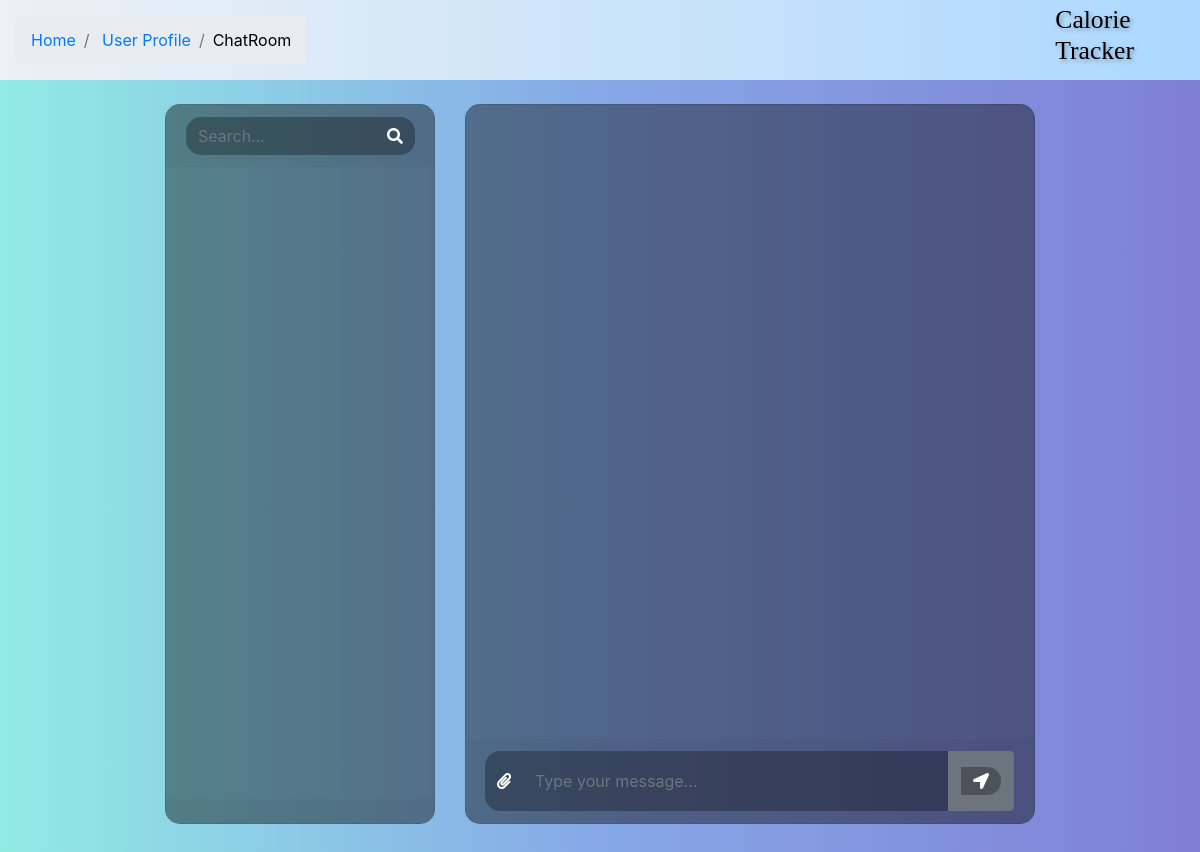
The page /messages_page/ (signed in) on the database as committed earlier.
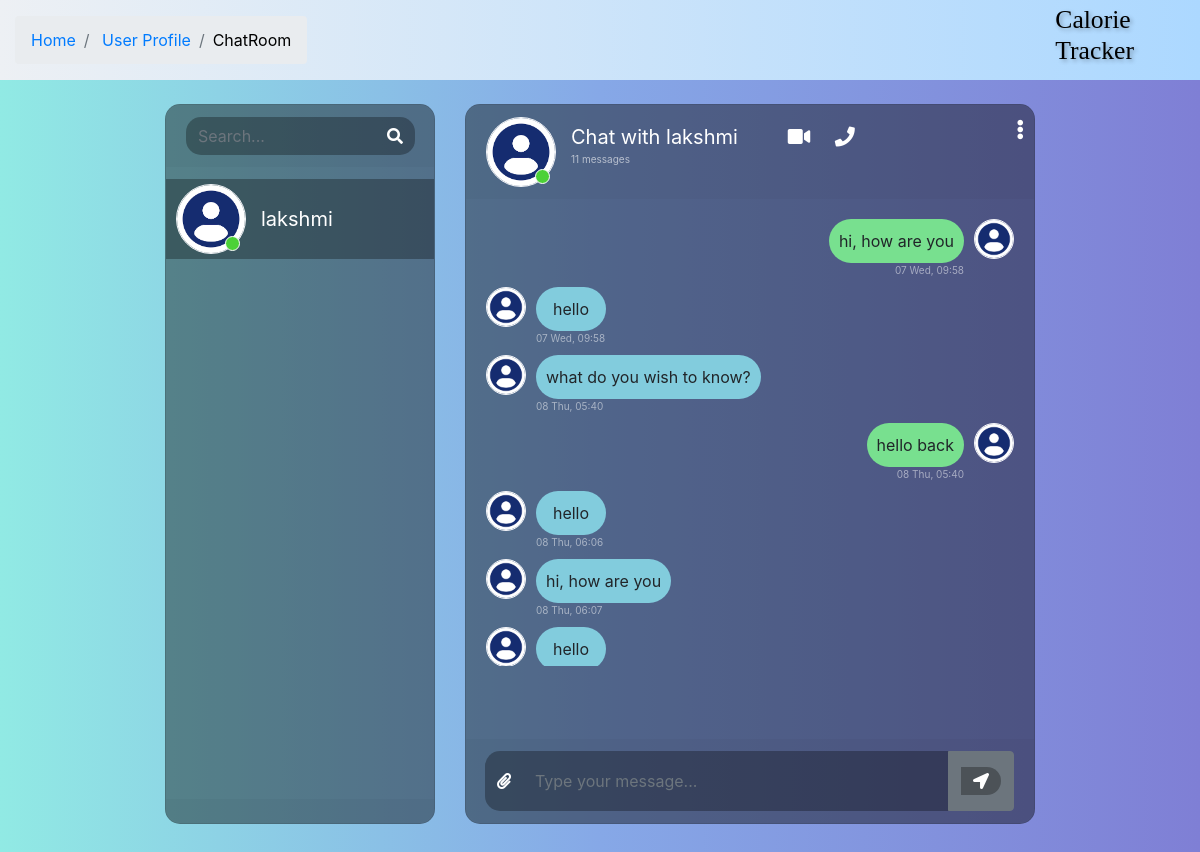
The same page on the database as committed later.
### ct/models.py (models this page shows)
class Thread(models.Model):
    first_person = models.ForeignKey(settings.AUTH_USER_MODEL, on_delete=models.CASCADE, null=True, blank=True, related_name='thread_first_person')
    second_person = models.ForeignKey(settings.AUTH_USER_MODEL, on_delete=models.CASCADE, null=True, blank=True,related_name='thread_second_person')
    updated = models.DateTimeField(auto_now=True)
    timestamp = models.DateTimeField(auto_now_add=True)
    objects = ThreadManager()
    class Meta:
        unique_together = ['first_person', 'second_person']

class CustomUser(AbstractUser):
    CUSTOMER = 1
    DIETITIAN = 2
    DOCTOR = 3
    ROLE_CHOICE = (
     (CUSTOMER, 'Customer'),
     (DIETITIAN, 'Dietitian'),
     (DOCTOR, 'Doctor'),
    )
    username = models.CharField(max_length=100,unique=True ,default='')
    email = models.EmailField(unique=True)
    password = models.CharField(max_length=128)
    is_Customer = models.BooleanField(default=False)
    is_Dietitian = models.BooleanField(default=False)
    is_Doctor = models.BooleanField(default=False)
    REQUIRED_FIELDS = []

class ChatMessage(models.Model):
    thread = models.ForeignKey(Thread, null=True, on_delete=models.CASCADE, blank=True,  related_name='chatmessage_thread')
    user = models.ForeignKey(settings.AUTH_USER_MODEL, on_delete=models.CASCADE)
    message = models.TextField()
    timestamp = models.DateTimeField(auto_now_add=True)

### ct/views.py (the view)
# urls.py: path('messages_page/', views.messages_page, name="messages_page"),
@login_required
def messages_page(request):
    threads = Thread.objects.by_user(user=request.user).prefetch_related('chatmessage_thread').order_by('timestamp')
    context = {
        'Threads': threads
    }
    return render(request, 'messages.html', context)

### ct/models.py (called while the page is built)
    def by_user(self, **kwargs):
        user = kwargs.get('user')
        lookup = Q(first_person=user) | Q(second_person=user)
        qs = self.get_queryset().filter(lookup).distinct()
        return qs

### ct/templates/messages.html (shortened to what this page needs)
{% load static %}
<!DOCTYPE html>
<html>
	<head>
		<link rel="stylesheet" href="https://stackpath.bootstrapcdn.com/bootstrap/4.1.3/css/bootstrap.min.css">
		<link rel="stylesheet" href="https://use.fontawesome.com/releases/v5.5.0/css/all.css">
		<link rel="stylesheet" type="text/css" href="https://cdnjs.cloudflare.com/ajax/libs/malihu-custom-scrollbar-plugin/3.1.5/jquery.mCustomScrollbar.min.css">
        <link rel="stylesheet" href="{% static 'css/messages.css' %}">
        </head>
        <body>
        <header class="custom-heading" style="color: black;">
            <div class="container py-3" >
                <div class="row" >
                    <div class="col" >
                        <nav aria-label="breadcrumb" >
                            <ol class="breadcrumb mb-0" style="color: black;">
                                <li class="breadcrumb-item">
                                    {% if user.is_Customer %}
                                        <a href="{% url "index" %}">Home</a>
                                    {% elif user.is_Dietitian %}
                                        <a href="{% url "d_index" %}">Home</a>
                                    {% elif user.is_Doctor %}
                                        <a href="{% url "dr_index" %}">Home</a>
                                    {% endif %}
                                </li>
                                <li class="breadcrumb-item">
                                    {% if user.is_Customer %}
                                        <a href="{% url 'user_profile' %}">User Profile</a>
                                    {% elif user.is_Dietitian %}
                                        <a href="{% url 'duser_profile' %}">Dietitian Profile</a>
                                    {% elif user.is_Doctor %}
                                        <a href="{% url 'druser_profile' %}">Doctor Profile</a>
                                    {% endif %}
                                </li>
                                <li class="breadcrumb-item" aria-current="page">ChatRoom</li>
                            </ol>
                        </nav>
                    </div>
                </div>
            </div>
            <h6>Calorie Tracker</h6>
        </header>
		<div class="container-fluid h-100">
			<div class="row justify-content-center h-100 ">
				<div class="col-md-4 col-xl-3 chat h-100 mt-4">
                    <div class="card mb-sm-3 mb-md-0 contacts_card">
					<div class="card-header">
						<div class="input-group">
							<input type="text" placeholder="Search..." name="" class="form-control search">
							<div class="input-group-prepend">
								<span class="input-group-text search_btn"><i class="fas fa-search"></i></span>
							</div>
						</div>
					</div>
					<div class="card-body contacts_body">
						<ui class="contacts">
                            {% for thread in Threads %}
                                <li class="{% if forloop.first %}active{% endif %} contact-li" chat-id="chat_{{ thread.id }}" style="cursor: pointer">
                                    <div class="d-flex bd-highlight">
                                        <div class="img_cont">
                                            <img src="{% static 'img\profile.png' %}" class="rounded-circle user_img">
                                            <span class="online_icon"></span>
                                        </div>
                                        <div class="user_info">
                                            {% if thread.first_person == user %}
                                                <span>{{ thread.second_person.username }}</span>
                                            {% else %}
                                                <span>{{ thread.first_person.username }}</span>
                                            {% endif %}
                                        </div>
                                    </div>
                                </li>
                            {% endfor %}
						</ui>
					</div>
					<div class="card-footer"></div>
				</div></div>
				<div class="col-md-8 col-xl-6 chat h-100 mt-4">
					<div class="card">
                        {% for thread in Threads %}
                            <div class="messages-wrapper  {% if forloop.first %}hide is_active{% else %}hide{% endif %}" chat-id="chat_{{ thread.id }}" other-user-id="
                                        {% if thread.first_person == user %}
                                            {{ thread.second_person.id }}
                                        {% else %}
                                            {{ thread.first_person.id }}
                                        {% endif %}
                                    ">
                                <div class="card-header msg_head">
                                    <div class="d-flex bd-highlight">
                                        <div class="img_cont">
                                            <img src="{% static 'img\profile.png' %}" class="rounded-circle user_img">
                                            <span class="online_icon"></span>
                                        </div>
                                        <div class="user_info">
                                            {% if thread.first_person == user %}
                                                    <span>Chat with {{ thread.second_person.username }}</span>
                                            {% else %}
                                                <span>Chat with {{ thread.first_person.username }}</span>
                                            {% endif %}
                                            <p>{{ thread.chatmessage_thread.all.count }} messages</p>
                                        </div>
                                        <div class="video_cam">
                                            <span><i class="fas fa-video"></i></span>
                                            <span><i class="fas fa-phone"></i></span>
                                        </div>
                                    </div>
                                    <span id="action_menu_btn"><i class="fas fa-ellipsis-v"></i></span>
                                </div>
                                <div class="card-body msg_card_body">
                                    {% for chat in thread.chatmessage_thread.all %}
                                        {% if chat.user == user %}
                                            <div class="d-flex mb-4 replied">
                                                <div class="msg_cotainer_send">
                                                    {{ chat.message }}
                                                    <span class="msg_time_send">{{ chat.timestamp|date:"d D" }}, {{ chat.timestamp|time:"H:i" }}</span>
                                                </div>
                                            <div class="img_cont_msg">
                                                <img src="{% static 'img\profile.png' %}" class="rounded-circle user_img_msg">
                                            </div>
                                        </div>
                                        {% else %}
                                            <div class="d-flex mb-4 received">
                                            <div class="img_cont_msg">
                                                <img src="{% static 'img\profile.png' %}" class="rounded-circle user_img_msg">
                                            </div>
                                            <div class="msg_cotainer">
                                                {{ chat.message }}
                                                <span class="msg_time">{{ chat.timestamp|date:"d D" }}, {{ chat.timestamp|time:"H:i" }}</span>
                                            </div>
                                        </div>
                                        {% endif %}
                                    {% endfor %}
                                </div>
					        </div>
                        {% endfor %}
                        <div class="card-footer">
                                <form id="send-message-form">
                                    <div class="input-group">
                                        <div class="input-group-append">
                                            <span class="input-group-text attach_btn"><i class="fas fa-paperclip"></i></span>
                                        </div>
                                        <input type="text" name="" id="input-message" class="form-control type_msg" placeholder="Type your message...">
                                        <div class="input-group-append">
                                            <button class="btn btn-secondary" type="submit">
                                                <span class="input-group-text send_btn">
                                                    <i class="fas fa-location-arrow"></i>
                                                </span>
                                            </button>
                                        </div>
                                </div>
                                </form>
                            </div>
                    </div>
				</div>
			</div>
		</div>
	</body>
</html>

### static/css/messages.css (style rules this page uses)
body, html { height: 100%; margin: 0; background: #7f7fd5; background: -webkit-linear-gradient(to right, #91eae4, #86a8e7, #7f7fd5); background: linear-gradient(to right, #91eae4, #86a8e7, #7f7fd5); }
.chat { margin-top: auto; margin-bottom: auto; }
.card { height: 90%; border-radius: 15px !important; background-color: rgba(0, 0, 0, 0.4) !important; }
.contacts_body { padding: 0.75rem 0 !important; overflow-y: auto; white-space: nowrap; }
.msg_card_body { overflow-y: auto; max-height: 65%; padding-bottom: 20px; }
.card-header { border-radius: 15px 15px 0 0 !important; border-bottom: 0 !important; }
.card-footer { border-radius: 0 0 15px 15px !important; border-top: 0 !important; bottom: 0; position: absolute; width: 100%; }
.container { align-content: center; }
.search { border-radius: 15px 0 0 15px !important; background-color: rgba(0, 0, 0, 0.3) !important; border: 0 !important; color: white !important; }
.type_msg { background-color: rgba(0, 0, 0, 0.3) !important; border: 0 !important; color: white !important; height: 60px !important; overflow-y: auto; }
.attach_btn { border-radius: 15px 0 0 15px !important; background-color: rgba(0, 0, 0, 0.3) !important; border: 0 !important; color: white !important; cursor: pointer; }
.send_btn { border-radius: 0 15px 15px 0 !important; background-color: rgba(0, 0, 0, 0.3) !important; border: 0 !important; color: white !important; cursor: pointer; }
.search_btn { border-radius: 0 15px 15px 0 !important; background-color: rgba(0, 0, 0, 0.3) !important; border: 0 !important; color: white !important; cursor: pointer; }
.contacts { list-style: none; padding: 0; }
.contacts li { width: 100% !important; padding: 5px 10px; margin-bottom: 15px !important; }
.active { background-color: rgba(0, 0, 0, 0.3); }
.user_img { height: 70px; width: 70px; border: 1.5px solid #f5f6fa; }
.user_img_msg { height: 40px; width: 40px; border: 1.5px solid #f5f6fa; }
.img_cont { position: relative; height: 70px; width: 70px; }
.img_cont_msg { height: 40px; width: 40px; }
.online_icon { position: absolute; height: 15px; width: 15px; background-color: #4cd137; border-radius: 50%; bottom: 0.2em; right: 0.4em; border: 1.5px solid white; }
.user_info { margin-top: auto; margin-bottom: auto; margin-left: 15px; }
.user_info span { font-size: 20px; color: white; }
.user_info p { font-size: 10px; color: rgba(255, 255, 255, 0.6); }
.video_cam { margin-left: 50px; margin-top: 5px; }
.video_cam span { color: white; font-size: 20px; cursor: pointer; margin-right: 20px; }
.msg_cotainer { margin-top: auto; margin-bottom: auto; margin-left: 10px; border-radius: 25px; background-color: #82ccdd; padding: 10px; position: relative; min-width: 70px; text-align: center; }
.msg_cotainer_send { min-width: 70px; text-align: center; margin-top: auto; margin-bottom: auto; margin-right: 10px; border-radius: 25px; background-color: #78e08f; padding: 10px; position: relative; }
.msg_time { position: absolute; left: 0; bottom: -15px; color: rgba(255, 255, 255, 0.5); font-size: 10px; }
.msg_time_send { position: absolute; right: 0; bottom: -15px; color: rgba(255, 255, 255, 0.5); font-size: 10px; }
.msg_head { position: relative; }
#action_menu_btn { position: absolute; right: 10px; top: 10px; color: white; cursor: pointer; font-size: 20px; }
.received { justify-content: flex-start; }
.replied { justify-content: flex-end; }
.is_active { display: block !important; }
.hide { display: none; }
.msg_card_body { -ms-overflow-style: none; scrollbar-width: none; }
.messages-wrapper { height: 100%; }

### ct/templates/messages.html (style rules this page uses)
header { text-align: left; background: linear-gradient(90deg, #edf0f4, #acd8ff); color: #140202; padding: 0.01rem 0; }
.custom-heading { display: flex; justify-content: space-between; align-items: center; }
.custom-heading h6 { font-family: 'Times New Roman', serif; font-size: 1.60em; text-shadow: 2px 2px 4px rgba(0, 0, 0, 0.3); margin-left: 40px; margin-right: 10px; }
.custom-heading div { display: flex; align-items: center; }

Rows that differ between the two databases and show on the page:
added Thread: second_person.username "lakshmi", chatmessage_thread.all.count "11"
added ChatMessage: message "hi, how are you", timestamp "07 Wed", timestamp "09:58"
added ChatMessage: message "hello", timestamp "07 Wed", timestamp "09:58"
added ChatMessage: message "what do you wish to know?", timestamp "08 Thu", timestamp "05:40"
added ChatMessage: message "hello back", timestamp "08 Thu", timestamp "05:40"
added ChatMessage: message "hello", timestamp "08 Thu", timestamp "06:06"
added ChatMessage: message "hi, how are you", timestamp "08 Thu", timestamp "06:07"
added ChatMessage: message "hello"
